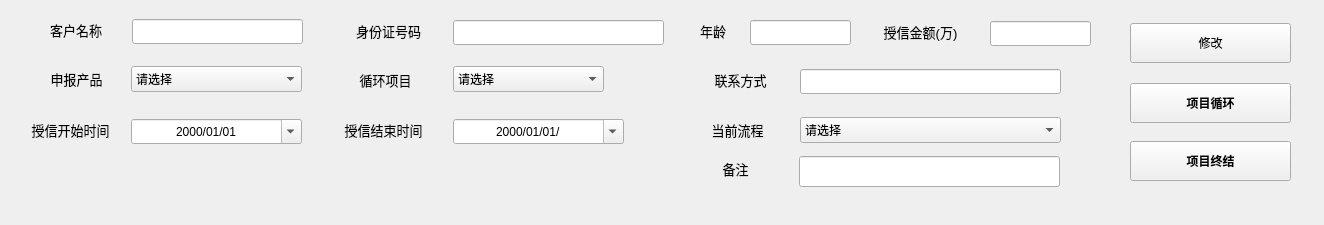
<?xml version="1.0" encoding="UTF-8"?>
<ui version="4.0">
 <class>aft_modify</class>
 <widget class="QWidget" name="aft_modify">
  <property name="geometry">
   <rect>
    <x>0</x>
    <y>0</y>
    <width>1324</width>
    <height>225</height>
   </rect>
  </property>
  <property name="windowTitle">
   <string>Form</string>
  </property>
  <widget class="QLineEdit" name="mod_id">
   <property name="geometry">
    <rect>
     <x>453</x>
     <y>20</y>
     <width>211</width>
     <height>25</height>
    </rect>
   </property>
  </widget>
  <widget class="QPushButton" name="pushButton">
   <property name="geometry">
    <rect>
     <x>1130</x>
     <y>23</y>
     <width>161</width>
     <height>40</height>
    </rect>
   </property>
   <property name="text">
    <string>修改</string>
   </property>
  </widget>
  <widget class="QComboBox" name="mod_applyproduct">
   <property name="geometry">
    <rect>
     <x>131</x>
     <y>66</y>
     <width>171</width>
     <height>26</height>
    </rect>
   </property>
   <item>
    <property name="text">
     <string>请选择</string>
    </property>
   </item>
   <item>
    <property name="text">
     <string>惠农担-粮食贷</string>
    </property>
   </item>
   <item>
    <property name="text">
     <string>惠农担-生猪贷</string>
    </property>
   </item>
   <item>
    <property name="text">
     <string>惠农担-茶叶贷</string>
    </property>
   </item>
   <item>
    <property name="text">
     <string>惠农担-油茶贷</string>
    </property>
   </item>
   <item>
    <property name="text">
     <string>惠农担-特色贷</string>
    </property>
   </item>
   <item>
    <property name="text">
     <string>惠农担-农机贴息贷</string>
    </property>
   </item>
  </widget>
  <widget class="QLabel" name="label_1">
   <property name="geometry">
    <rect>
     <x>42</x>
     <y>19</y>
     <width>68</width>
     <height>22</height>
    </rect>
   </property>
   <property name="text">
    <string>&lt;html&gt;&lt;head/&gt;&lt;body&gt;&lt;p&gt;&lt;span style=&quot; font-size:10pt;&quot;&gt;客户名称&lt;/span&gt;&lt;/p&gt;&lt;/body&gt;&lt;/html&gt;</string>
   </property>
   <property name="alignment">
    <set>Qt::AlignCenter</set>
   </property>
  </widget>
  <widget class="QLabel" name="label_9">
   <property name="geometry">
    <rect>
     <x>333</x>
     <y>119</y>
     <width>101</width>
     <height>22</height>
    </rect>
   </property>
   <property name="text">
    <string>&lt;html&gt;&lt;head/&gt;&lt;body&gt;&lt;p&gt;&lt;span style=&quot; font-size:10pt;&quot;&gt;授信结束时间&lt;/span&gt;&lt;/p&gt;&lt;/body&gt;&lt;/html&gt;</string>
   </property>
   <property name="alignment">
    <set>Qt::AlignCenter</set>
   </property>
  </widget>
  <widget class="QLineEdit" name="mod_applycr">
   <property name="geometry">
    <rect>
     <x>990</x>
     <y>21</y>
     <width>101</width>
     <height>25</height>
    </rect>
   </property>
  </widget>
  <widget class="QLabel" name="label_8">
   <property name="geometry">
    <rect>
     <x>20</x>
     <y>119</y>
     <width>101</width>
     <height>22</height>
    </rect>
   </property>
   <property name="text">
    <string>&lt;html&gt;&lt;head/&gt;&lt;body&gt;&lt;p&gt;&lt;span style=&quot; font-size:10pt;&quot;&gt;授信开始时间&lt;/span&gt;&lt;/p&gt;&lt;/body&gt;&lt;/html&gt;</string>
   </property>
   <property name="alignment">
    <set>Qt::AlignCenter</set>
   </property>
  </widget>
  <widget class="QLabel" name="label_11">
   <property name="geometry">
    <rect>
     <x>700</x>
     <y>158</y>
     <width>71</width>
     <height>22</height>
    </rect>
   </property>
   <property name="text">
    <string>&lt;html&gt;&lt;head/&gt;&lt;body&gt;&lt;p&gt;&lt;span style=&quot; font-size:10pt;&quot;&gt;备注&lt;/span&gt;&lt;/p&gt;&lt;/body&gt;&lt;/html&gt;</string>
   </property>
   <property name="alignment">
    <set>Qt::AlignCenter</set>
   </property>
  </widget>
  <widget class="QPushButton" name="pushButton_2">
   <property name="geometry">
    <rect>
     <x>1130</x>
     <y>83</y>
     <width>161</width>
     <height>40</height>
    </rect>
   </property>
   <property name="palette">
    <palette>
     <active>
      <colorrole role="WindowText">
       <brush brushstyle="SolidPattern">
        <color alpha="255">
         <red>0</red>
         <green>0</green>
         <blue>0</blue>
        </color>
       </brush>
      </colorrole>
      <colorrole role="Button">
       <brush brushstyle="SolidPattern">
        <color alpha="255">
         <red>240</red>
         <green>240</green>
         <blue>240</blue>
        </color>
       </brush>
      </colorrole>
      <colorrole role="Light">
       <brush brushstyle="SolidPattern">
        <color alpha="255">
         <red>255</red>
         <green>255</green>
         <blue>255</blue>
        </color>
       </brush>
      </colorrole>
      <colorrole role="Midlight">
       <brush brushstyle="SolidPattern">
        <color alpha="255">
         <red>227</red>
         <green>227</green>
         <blue>227</blue>
        </color>
       </brush>
      </colorrole>
      <colorrole role="Dark">
       <brush brushstyle="SolidPattern">
        <color alpha="255">
         <red>160</red>
         <green>160</green>
         <blue>160</blue>
        </color>
       </brush>
      </colorrole>
      <colorrole role="Mid">
       <brush brushstyle="SolidPattern">
        <color alpha="255">
         <red>160</red>
         <green>160</green>
         <blue>160</blue>
        </color>
       </brush>
      </colorrole>
      <colorrole role="Text">
       <brush brushstyle="SolidPattern">
        <color alpha="255">
         <red>0</red>
         <green>0</green>
         <blue>0</blue>
        </color>
       </brush>
      </colorrole>
      <colorrole role="BrightText">
       <brush brushstyle="SolidPattern">
        <color alpha="255">
         <red>255</red>
         <green>255</green>
         <blue>255</blue>
        </color>
       </brush>
      </colorrole>
      <colorrole role="ButtonText">
       <brush brushstyle="SolidPattern">
        <color alpha="255">
         <red>51</red>
         <green>187</green>
         <blue>255</blue>
        </color>
       </brush>
      </colorrole>
      <colorrole role="Base">
       <brush brushstyle="SolidPattern">
        <color alpha="255">
         <red>255</red>
         <green>255</green>
         <blue>255</blue>
        </color>
       </brush>
      </colorrole>
      <colorrole role="Window">
       <brush brushstyle="SolidPattern">
        <color alpha="255">
         <red>240</red>
         <green>240</green>
         <blue>240</blue>
        </color>
       </brush>
      </colorrole>
      <colorrole role="Shadow">
       <brush brushstyle="SolidPattern">
        <color alpha="255">
         <red>105</red>
         <green>105</green>
         <blue>105</blue>
        </color>
       </brush>
      </colorrole>
      <colorrole role="Highlight">
       <brush brushstyle="SolidPattern">
        <color alpha="255">
         <red>0</red>
         <green>120</green>
         <blue>215</blue>
        </color>
       </brush>
      </colorrole>
      <colorrole role="HighlightedText">
       <brush brushstyle="SolidPattern">
        <color alpha="255">
         <red>255</red>
         <green>255</green>
         <blue>255</blue>
        </color>
       </brush>
      </colorrole>
      <colorrole role="Link">
       <brush brushstyle="SolidPattern">
        <color alpha="255">
         <red>0</red>
         <green>0</green>
         <blue>255</blue>
        </color>
       </brush>
      </colorrole>
      <colorrole role="LinkVisited">
       <brush brushstyle="SolidPattern">
        <color alpha="255">
         <red>255</red>
         <green>0</green>
         <blue>255</blue>
        </color>
       </brush>
      </colorrole>
      <colorrole role="AlternateBase">
       <brush brushstyle="SolidPattern">
        <color alpha="255">
         <red>245</red>
         <green>245</green>
         <blue>245</blue>
        </color>
       </brush>
      </colorrole>
      <colorrole role="NoRole">
       <brush brushstyle="SolidPattern">
        <color alpha="255">
         <red>0</red>
         <green>0</green>
         <blue>0</blue>
        </color>
       </brush>
      </colorrole>
      <colorrole role="ToolTipBase">
       <brush brushstyle="SolidPattern">
        <color alpha="255">
         <red>255</red>
         <green>255</green>
         <blue>220</blue>
        </color>
       </brush>
      </colorrole>
      <colorrole role="ToolTipText">
       <brush brushstyle="SolidPattern">
        <color alpha="255">
         <red>0</red>
         <green>0</green>
         <blue>0</blue>
        </color>
       </brush>
      </colorrole>
      <colorrole role="PlaceholderText">
       <brush brushstyle="SolidPattern">
        <color alpha="128">
         <red>0</red>
         <green>0</green>
         <blue>0</blue>
        </color>
       </brush>
      </colorrole>
     </active>
     <inactive>
      <colorrole role="WindowText">
       <brush brushstyle="SolidPattern">
        <color alpha="255">
         <red>0</red>
         <green>0</green>
         <blue>0</blue>
        </color>
       </brush>
      </colorrole>
      <colorrole role="Button">
       <brush brushstyle="SolidPattern">
        <color alpha="255">
         <red>240</red>
         <green>240</green>
         <blue>240</blue>
        </color>
       </brush>
      </colorrole>
      <colorrole role="Light">
       <brush brushstyle="SolidPattern">
        <color alpha="255">
         <red>255</red>
         <green>255</green>
         <blue>255</blue>
        </color>
       </brush>
      </colorrole>
      <colorrole role="Midlight">
       <brush brushstyle="SolidPattern">
        <color alpha="255">
         <red>227</red>
         <green>227</green>
         <blue>227</blue>
        </color>
       </brush>
      </colorrole>
      <colorrole role="Dark">
       <brush brushstyle="SolidPattern">
        <color alpha="255">
         <red>160</red>
         <green>160</green>
         <blue>160</blue>
        </color>
       </brush>
      </colorrole>
      <colorrole role="Mid">
       <brush brushstyle="SolidPattern">
        <color alpha="255">
         <red>160</red>
         <green>160</green>
         <blue>160</blue>
        </color>
       </brush>
      </colorrole>
      <colorrole role="Text">
       <brush brushstyle="SolidPattern">
        <color alpha="255">
         <red>0</red>
         <green>0</green>
         <blue>0</blue>
        </color>
       </brush>
      </colorrole>
      <colorrole role="BrightText">
       <brush brushstyle="SolidPattern">
        <color alpha="255">
         <red>255</red>
         <green>255</green>
         <blue>255</blue>
        </color>
       </brush>
      </colorrole>
      <colorrole role="ButtonText">
       <brush brushstyle="SolidPattern">
        <color alpha="255">
         <red>0</red>
         <green>0</green>
         <blue>0</blue>
        </color>
       </brush>
      </colorrole>
      <colorrole role="Base">
       <brush brushstyle="SolidPattern">
        <color alpha="255">
         <red>255</red>
         <green>255</green>
         <blue>255</blue>
        </color>
       </brush>
      </colorrole>
      <colorrole role="Window">
       <brush brushstyle="SolidPattern">
        <color alpha="255">
         <red>240</red>
         <green>240</green>
         <blue>240</blue>
        </color>
       </brush>
      </colorrole>
      <colorrole role="Shadow">
       <brush brushstyle="SolidPattern">
        <color alpha="255">
         <red>105</red>
         <green>105</green>
         <blue>105</blue>
        </color>
       </brush>
      </colorrole>
      <colorrole role="Highlight">
       <brush brushstyle="SolidPattern">
        <color alpha="255">
         <red>240</red>
         <green>240</green>
         <blue>240</blue>
        </color>
       </brush>
      </colorrole>
      <colorrole role="HighlightedText">
       <brush brushstyle="SolidPattern">
        <color alpha="255">
         <red>0</red>
         <green>0</green>
         <blue>0</blue>
        </color>
       </brush>
      </colorrole>
      <colorrole role="Link">
       <brush brushstyle="SolidPattern">
        <color alpha="255">
         <red>0</red>
         <green>0</green>
         <blue>255</blue>
        </color>
       </brush>
      </colorrole>
      <colorrole role="LinkVisited">
       <brush brushstyle="SolidPattern">
        <color alpha="255">
         <red>255</red>
         <green>0</green>
         <blue>255</blue>
        </color>
       </brush>
      </colorrole>
      <colorrole role="AlternateBase">
       <brush brushstyle="SolidPattern">
        <color alpha="255">
         <red>245</red>
         <green>245</green>
         <blue>245</blue>
        </color>
       </brush>
      </colorrole>
      <colorrole role="NoRole">
       <brush brushstyle="NoBrush">
        <color alpha="255">
         <red>0</red>
         <green>0</green>
         <blue>0</blue>
        </color>
       </brush>
      </colorrole>
      <colorrole role="ToolTipBase">
       <brush brushstyle="SolidPattern">
        <color alpha="255">
         <red>255</red>
         <green>255</green>
         <blue>220</blue>
        </color>
       </brush>
      </colorrole>
      <colorrole role="ToolTipText">
       <brush brushstyle="SolidPattern">
        <color alpha="255">
         <red>0</red>
         <green>0</green>
         <blue>0</blue>
        </color>
       </brush>
      </colorrole>
      <colorrole role="PlaceholderText">
       <brush brushstyle="SolidPattern">
        <color alpha="128">
         <red>0</red>
         <green>0</green>
         <blue>0</blue>
        </color>
       </brush>
      </colorrole>
     </inactive>
     <disabled>
      <colorrole role="WindowText">
       <brush brushstyle="SolidPattern">
        <color alpha="255">
         <red>120</red>
         <green>120</green>
         <blue>120</blue>
        </color>
       </brush>
      </colorrole>
      <colorrole role="Button">
       <brush brushstyle="SolidPattern">
        <color alpha="255">
         <red>240</red>
         <green>240</green>
         <blue>240</blue>
        </color>
       </brush>
      </colorrole>
      <colorrole role="Light">
       <brush brushstyle="SolidPattern">
        <color alpha="255">
         <red>255</red>
         <green>255</green>
         <blue>255</blue>
        </color>
       </brush>
      </colorrole>
      <colorrole role="Midlight">
       <brush brushstyle="SolidPattern">
        <color alpha="255">
         <red>247</red>
         <green>247</green>
         <blue>247</blue>
        </color>
       </brush>
      </colorrole>
      <colorrole role="Dark">
       <brush brushstyle="SolidPattern">
        <color alpha="255">
         <red>160</red>
         <green>160</green>
         <blue>160</blue>
        </color>
       </brush>
      </colorrole>
      <colorrole role="Mid">
       <brush brushstyle="SolidPattern">
        <color alpha="255">
         <red>160</red>
         <green>160</green>
         <blue>160</blue>
        </color>
       </brush>
      </colorrole>
      <colorrole role="Text">
       <brush brushstyle="SolidPattern">
        <color alpha="255">
         <red>120</red>
         <green>120</green>
         <blue>120</blue>
        </color>
       </brush>
      </colorrole>
      <colorrole role="BrightText">
       <brush brushstyle="SolidPattern">
        <color alpha="255">
         <red>255</red>
         <green>255</green>
         <blue>255</blue>
        </color>
       </brush>
      </colorrole>
      <colorrole role="ButtonText">
       <brush brushstyle="SolidPattern">
        <color alpha="255">
         <red>120</red>
         <green>120</green>
         <blue>120</blue>
        </color>
       </brush>
      </colorrole>
      <colorrole role="Base">
       <brush brushstyle="SolidPattern">
        <color alpha="255">
         <red>240</red>
         <green>240</green>
         <blue>240</blue>
        </color>
       </brush>
      </colorrole>
      <colorrole role="Window">
       <brush brushstyle="SolidPattern">
        <color alpha="255">
         <red>240</red>
         <green>240</green>
         <blue>240</blue>
        </color>
       </brush>
      </colorrole>
      <colorrole role="Shadow">
       <brush brushstyle="SolidPattern">
        <color alpha="255">
         <red>0</red>
         <green>0</green>
         <blue>0</blue>
        </color>
       </brush>
      </colorrole>
      <colorrole role="Highlight">
       <brush brushstyle="SolidPattern">
        <color alpha="255">
         <red>0</red>
         <green>120</green>
         <blue>215</blue>
        </color>
       </brush>
      </colorrole>
      <colorrole role="HighlightedText">
       <brush brushstyle="SolidPattern">
        <color alpha="255">
         <red>255</red>
         <green>255</green>
         <blue>255</blue>
        </color>
       </brush>
      </colorrole>
      <colorrole role="Link">
       <brush brushstyle="SolidPattern">
        <color alpha="255">
         <red>0</red>
         <green>0</green>
         <blue>255</blue>
        </color>
       </brush>
      </colorrole>
      <colorrole role="LinkVisited">
       <brush brushstyle="SolidPattern">
        <color alpha="255">
         <red>255</red>
         <green>0</green>
         <blue>255</blue>
        </color>
       </brush>
      </colorrole>
      <colorrole role="AlternateBase">
       <brush brushstyle="SolidPattern">
        <color alpha="255">
         <red>245</red>
         <green>245</green>
         <blue>245</blue>
        </color>
       </brush>
      </colorrole>
      <colorrole role="NoRole">
       <brush brushstyle="NoBrush">
        <color alpha="255">
         <red>0</red>
         <green>0</green>
         <blue>0</blue>
        </color>
       </brush>
      </colorrole>
      <colorrole role="ToolTipBase">
       <brush brushstyle="SolidPattern">
        <color alpha="255">
         <red>255</red>
         <green>255</green>
         <blue>220</blue>
        </color>
       </brush>
      </colorrole>
      <colorrole role="ToolTipText">
       <brush brushstyle="SolidPattern">
        <color alpha="255">
         <red>0</red>
         <green>0</green>
         <blue>0</blue>
        </color>
       </brush>
      </colorrole>
      <colorrole role="PlaceholderText">
       <brush brushstyle="SolidPattern">
        <color alpha="128">
         <red>0</red>
         <green>0</green>
         <blue>0</blue>
        </color>
       </brush>
      </colorrole>
     </disabled>
    </palette>
   </property>
   <property name="font">
    <font>
     <bold>true</bold>
    </font>
   </property>
   <property name="text">
    <string>项目循环</string>
   </property>
  </widget>
  <widget class="QComboBox" name="mod_loopitem">
   <property name="geometry">
    <rect>
     <x>453</x>
     <y>66</y>
     <width>151</width>
     <height>26</height>
    </rect>
   </property>
   <item>
    <property name="text">
     <string>请选择</string>
    </property>
   </item>
   <item>
    <property name="text">
     <string>是</string>
    </property>
   </item>
   <item>
    <property name="text">
     <string>否</string>
    </property>
   </item>
  </widget>
  <widget class="QLabel" name="label_10">
   <property name="geometry">
    <rect>
     <x>702</x>
     <y>119</y>
     <width>71</width>
     <height>22</height>
    </rect>
   </property>
   <property name="text">
    <string>&lt;html&gt;&lt;head/&gt;&lt;body&gt;&lt;p&gt;&lt;span style=&quot; font-size:10pt;&quot;&gt;当前流程&lt;/span&gt;&lt;/p&gt;&lt;/body&gt;&lt;/html&gt;</string>
   </property>
   <property name="alignment">
    <set>Qt::AlignCenter</set>
   </property>
  </widget>
  <widget class="QLabel" name="label_2">
   <property name="geometry">
    <rect>
     <x>346</x>
     <y>20</y>
     <width>85</width>
     <height>22</height>
    </rect>
   </property>
   <property name="text">
    <string>&lt;html&gt;&lt;head/&gt;&lt;body&gt;&lt;p&gt;&lt;span style=&quot; font-size:10pt;&quot;&gt;身份证号码&lt;/span&gt;&lt;/p&gt;&lt;/body&gt;&lt;/html&gt;</string>
   </property>
   <property name="alignment">
    <set>Qt::AlignCenter</set>
   </property>
  </widget>
  <widget class="QDateEdit" name="mod_sxstarttime">
   <property name="geometry">
    <rect>
     <x>131</x>
     <y>119</y>
     <width>171</width>
     <height>25</height>
    </rect>
   </property>
   <property name="alignment">
    <set>Qt::AlignCenter</set>
   </property>
   <property name="displayFormat">
    <string>yyyy/MM/dd</string>
   </property>
   <property name="calendarPopup">
    <bool>true</bool>
   </property>
   <property name="timeSpec">
    <enum>Qt::LocalTime</enum>
   </property>
  </widget>
  <widget class="QLabel" name="label_3">
   <property name="geometry">
    <rect>
     <x>696</x>
     <y>20</y>
     <width>34</width>
     <height>22</height>
    </rect>
   </property>
   <property name="text">
    <string>&lt;html&gt;&lt;head/&gt;&lt;body&gt;&lt;p&gt;&lt;span style=&quot; font-size:10pt;&quot;&gt;年龄&lt;/span&gt;&lt;/p&gt;&lt;/body&gt;&lt;/html&gt;</string>
   </property>
   <property name="alignment">
    <set>Qt::AlignCenter</set>
   </property>
  </widget>
  <widget class="QComboBox" name="mod_process">
   <property name="geometry">
    <rect>
     <x>800</x>
     <y>117</y>
     <width>261</width>
     <height>26</height>
    </rect>
   </property>
   <item>
    <property name="text">
     <string>请选择</string>
    </property>
   </item>
   <item>
    <property name="text">
     <string>B类资料归档</string>
    </property>
   </item>
   <item>
    <property name="text">
     <string>项目在保</string>
    </property>
   </item>
   <item>
    <property name="text">
     <string>项目解保</string>
    </property>
   </item>
  </widget>
  <widget class="QLineEdit" name="mod_name">
   <property name="geometry">
    <rect>
     <x>132</x>
     <y>19</y>
     <width>171</width>
     <height>25</height>
    </rect>
   </property>
  </widget>
  <widget class="QLineEdit" name="mod_cpnumber">
   <property name="geometry">
    <rect>
     <x>800</x>
     <y>69</y>
     <width>261</width>
     <height>25</height>
    </rect>
   </property>
  </widget>
  <widget class="QDateEdit" name="mod_sxendtime">
   <property name="geometry">
    <rect>
     <x>453</x>
     <y>119</y>
     <width>171</width>
     <height>25</height>
    </rect>
   </property>
   <property name="alignment">
    <set>Qt::AlignCenter</set>
   </property>
   <property name="displayFormat">
    <string>yyyy/MM/dd/</string>
   </property>
   <property name="calendarPopup">
    <bool>true</bool>
   </property>
   <property name="timeSpec">
    <enum>Qt::LocalTime</enum>
   </property>
  </widget>
  <widget class="QLabel" name="label_7">
   <property name="geometry">
    <rect>
     <x>690</x>
     <y>69</y>
     <width>101</width>
     <height>22</height>
    </rect>
   </property>
   <property name="text">
    <string>&lt;html&gt;&lt;head/&gt;&lt;body&gt;&lt;p&gt;&lt;span style=&quot; font-size:10pt;&quot;&gt;联系方式&lt;/span&gt;&lt;/p&gt;&lt;/body&gt;&lt;/html&gt;</string>
   </property>
   <property name="alignment">
    <set>Qt::AlignCenter</set>
   </property>
  </widget>
  <widget class="QLabel" name="label_4">
   <property name="geometry">
    <rect>
     <x>870</x>
     <y>21</y>
     <width>101</width>
     <height>22</height>
    </rect>
   </property>
   <property name="text">
    <string>&lt;html&gt;&lt;head/&gt;&lt;body&gt;&lt;p&gt;&lt;span style=&quot; font-size:10pt;&quot;&gt;授信金额(万)&lt;/span&gt;&lt;/p&gt;&lt;/body&gt;&lt;/html&gt;</string>
   </property>
   <property name="alignment">
    <set>Qt::AlignCenter</set>
   </property>
  </widget>
  <widget class="QLabel" name="label_5">
   <property name="geometry">
    <rect>
     <x>41</x>
     <y>68</y>
     <width>71</width>
     <height>22</height>
    </rect>
   </property>
   <property name="text">
    <string>&lt;html&gt;&lt;head/&gt;&lt;body&gt;&lt;p&gt;&lt;span style=&quot; font-size:10pt;&quot;&gt;申报产品&lt;/span&gt;&lt;/p&gt;&lt;/body&gt;&lt;/html&gt;</string>
   </property>
   <property name="alignment">
    <set>Qt::AlignCenter</set>
   </property>
  </widget>
  <widget class="QLineEdit" name="mod_comments">
   <property name="geometry">
    <rect>
     <x>799</x>
     <y>156</y>
     <width>261</width>
     <height>31</height>
    </rect>
   </property>
  </widget>
  <widget class="QLabel" name="label_6">
   <property name="geometry">
    <rect>
     <x>350</x>
     <y>69</y>
     <width>71</width>
     <height>22</height>
    </rect>
   </property>
   <property name="text">
    <string>&lt;html&gt;&lt;head/&gt;&lt;body&gt;&lt;p&gt;&lt;span style=&quot; font-size:10pt;&quot;&gt;循环项目&lt;/span&gt;&lt;/p&gt;&lt;/body&gt;&lt;/html&gt;</string>
   </property>
   <property name="alignment">
    <set>Qt::AlignCenter</set>
   </property>
  </widget>
  <widget class="QLineEdit" name="mod_age">
   <property name="enabled">
    <bool>true</bool>
   </property>
   <property name="geometry">
    <rect>
     <x>750</x>
     <y>20</y>
     <width>101</width>
     <height>25</height>
    </rect>
   </property>
   <property name="readOnly">
    <bool>true</bool>
   </property>
  </widget>
  <widget class="QPushButton" name="pushButton_3">
   <property name="geometry">
    <rect>
     <x>1130</x>
     <y>141</y>
     <width>161</width>
     <height>40</height>
    </rect>
   </property>
   <property name="palette">
    <palette>
     <active>
      <colorrole role="WindowText">
       <brush brushstyle="SolidPattern">
        <color alpha="255">
         <red>0</red>
         <green>0</green>
         <blue>0</blue>
        </color>
       </brush>
      </colorrole>
      <colorrole role="Button">
       <brush brushstyle="SolidPattern">
        <color alpha="255">
         <red>240</red>
         <green>240</green>
         <blue>240</blue>
        </color>
       </brush>
      </colorrole>
      <colorrole role="Light">
       <brush brushstyle="SolidPattern">
        <color alpha="255">
         <red>255</red>
         <green>255</green>
         <blue>255</blue>
        </color>
       </brush>
      </colorrole>
      <colorrole role="Midlight">
       <brush brushstyle="SolidPattern">
        <color alpha="255">
         <red>227</red>
         <green>227</green>
         <blue>227</blue>
        </color>
       </brush>
      </colorrole>
      <colorrole role="Dark">
       <brush brushstyle="SolidPattern">
        <color alpha="255">
         <red>160</red>
         <green>160</green>
         <blue>160</blue>
        </color>
       </brush>
      </colorrole>
      <colorrole role="Mid">
       <brush brushstyle="SolidPattern">
        <color alpha="255">
         <red>160</red>
         <green>160</green>
         <blue>160</blue>
        </color>
       </brush>
      </colorrole>
      <colorrole role="Text">
       <brush brushstyle="SolidPattern">
        <color alpha="255">
         <red>0</red>
         <green>0</green>
         <blue>0</blue>
        </color>
       </brush>
      </colorrole>
      <colorrole role="BrightText">
       <brush brushstyle="SolidPattern">
        <color alpha="255">
         <red>255</red>
         <green>255</green>
         <blue>255</blue>
        </color>
       </brush>
      </colorrole>
      <colorrole role="ButtonText">
       <brush brushstyle="SolidPattern">
        <color alpha="255">
         <red>255</red>
         <green>0</green>
         <blue>4</blue>
        </color>
       </brush>
      </colorrole>
      <colorrole role="Base">
       <brush brushstyle="SolidPattern">
        <color alpha="255">
         <red>255</red>
         <green>255</green>
         <blue>255</blue>
        </color>
       </brush>
      </colorrole>
      <colorrole role="Window">
       <brush brushstyle="SolidPattern">
        <color alpha="255">
         <red>240</red>
         <green>240</green>
         <blue>240</blue>
        </color>
       </brush>
      </colorrole>
      <colorrole role="Shadow">
       <brush brushstyle="SolidPattern">
        <color alpha="255">
         <red>105</red>
         <green>105</green>
         <blue>105</blue>
        </color>
       </brush>
      </colorrole>
      <colorrole role="Highlight">
       <brush brushstyle="SolidPattern">
        <color alpha="255">
         <red>0</red>
         <green>120</green>
         <blue>215</blue>
        </color>
       </brush>
      </colorrole>
      <colorrole role="HighlightedText">
       <brush brushstyle="SolidPattern">
        <color alpha="255">
         <red>255</red>
         <green>255</green>
         <blue>255</blue>
        </color>
       </brush>
      </colorrole>
      <colorrole role="Link">
       <brush brushstyle="SolidPattern">
        <color alpha="255">
         <red>0</red>
         <green>0</green>
         <blue>255</blue>
        </color>
       </brush>
      </colorrole>
      <colorrole role="LinkVisited">
       <brush brushstyle="SolidPattern">
        <color alpha="255">
         <red>255</red>
         <green>0</green>
         <blue>255</blue>
        </color>
       </brush>
      </colorrole>
      <colorrole role="AlternateBase">
       <brush brushstyle="SolidPattern">
        <color alpha="255">
         <red>245</red>
         <green>245</green>
         <blue>245</blue>
        </color>
       </brush>
      </colorrole>
      <colorrole role="NoRole">
       <brush brushstyle="SolidPattern">
        <color alpha="255">
         <red>0</red>
         <green>0</green>
         <blue>0</blue>
        </color>
       </brush>
      </colorrole>
      <colorrole role="ToolTipBase">
       <brush brushstyle="SolidPattern">
        <color alpha="255">
         <red>255</red>
         <green>255</green>
         <blue>220</blue>
        </color>
       </brush>
      </colorrole>
      <colorrole role="ToolTipText">
       <brush brushstyle="SolidPattern">
        <color alpha="255">
         <red>0</red>
         <green>0</green>
         <blue>0</blue>
        </color>
       </brush>
      </colorrole>
      <colorrole role="PlaceholderText">
       <brush brushstyle="SolidPattern">
        <color alpha="128">
         <red>0</red>
         <green>0</green>
         <blue>0</blue>
        </color>
       </brush>
      </colorrole>
     </active>
     <inactive>
      <colorrole role="WindowText">
       <brush brushstyle="SolidPattern">
        <color alpha="255">
         <red>0</red>
         <green>0</green>
         <blue>0</blue>
        </color>
       </brush>
      </colorrole>
      <colorrole role="Button">
       <brush brushstyle="SolidPattern">
        <color alpha="255">
         <red>240</red>
         <green>240</green>
         <blue>240</blue>
        </color>
       </brush>
      </colorrole>
      <colorrole role="Light">
       <brush brushstyle="SolidPattern">
        <color alpha="255">
         <red>255</red>
         <green>255</green>
         <blue>255</blue>
        </color>
       </brush>
      </colorrole>
      <colorrole role="Midlight">
       <brush brushstyle="SolidPattern">
        <color alpha="255">
         <red>227</red>
         <green>227</green>
         <blue>227</blue>
        </color>
       </brush>
      </colorrole>
      <colorrole role="Dark">
       <brush brushstyle="SolidPattern">
        <color alpha="255">
         <red>160</red>
         <green>160</green>
         <blue>160</blue>
        </color>
       </brush>
      </colorrole>
      <colorrole role="Mid">
       <brush brushstyle="SolidPattern">
        <color alpha="255">
         <red>160</red>
         <green>160</green>
         <blue>160</blue>
        </color>
       </brush>
      </colorrole>
      <colorrole role="Text">
       <brush brushstyle="SolidPattern">
        <color alpha="255">
         <red>0</red>
         <green>0</green>
         <blue>0</blue>
        </color>
       </brush>
      </colorrole>
      <colorrole role="BrightText">
       <brush brushstyle="SolidPattern">
        <color alpha="255">
         <red>255</red>
         <green>255</green>
         <blue>255</blue>
        </color>
       </brush>
      </colorrole>
      <colorrole role="ButtonText">
       <brush brushstyle="SolidPattern">
        <color alpha="255">
         <red>0</red>
         <green>0</green>
         <blue>0</blue>
        </color>
       </brush>
      </colorrole>
      <colorrole role="Base">
       <brush brushstyle="SolidPattern">
        <color alpha="255">
         <red>255</red>
         <green>255</green>
         <blue>255</blue>
        </color>
       </brush>
      </colorrole>
      <colorrole role="Window">
       <brush brushstyle="SolidPattern">
        <color alpha="255">
         <red>240</red>
         <green>240</green>
         <blue>240</blue>
        </color>
       </brush>
      </colorrole>
      <colorrole role="Shadow">
       <brush brushstyle="SolidPattern">
        <color alpha="255">
         <red>105</red>
         <green>105</green>
         <blue>105</blue>
        </color>
       </brush>
      </colorrole>
      <colorrole role="Highlight">
       <brush brushstyle="SolidPattern">
        <color alpha="255">
         <red>240</red>
         <green>240</green>
         <blue>240</blue>
        </color>
       </brush>
      </colorrole>
      <colorrole role="HighlightedText">
       <brush brushstyle="SolidPattern">
        <color alpha="255">
         <red>0</red>
         <green>0</green>
         <blue>0</blue>
        </color>
       </brush>
      </colorrole>
      <colorrole role="Link">
       <brush brushstyle="SolidPattern">
        <color alpha="255">
         <red>0</red>
         <green>0</green>
         <blue>255</blue>
        </color>
       </brush>
      </colorrole>
      <colorrole role="LinkVisited">
       <brush brushstyle="SolidPattern">
        <color alpha="255">
         <red>255</red>
         <green>0</green>
         <blue>255</blue>
        </color>
       </brush>
      </colorrole>
      <colorrole role="AlternateBase">
       <brush brushstyle="SolidPattern">
        <color alpha="255">
         <red>245</red>
         <green>245</green>
         <blue>245</blue>
        </color>
       </brush>
      </colorrole>
      <colorrole role="NoRole">
       <brush brushstyle="NoBrush">
        <color alpha="255">
         <red>0</red>
         <green>0</green>
         <blue>0</blue>
        </color>
       </brush>
      </colorrole>
      <colorrole role="ToolTipBase">
       <brush brushstyle="SolidPattern">
        <color alpha="255">
         <red>255</red>
         <green>255</green>
         <blue>220</blue>
        </color>
       </brush>
      </colorrole>
      <colorrole role="ToolTipText">
       <brush brushstyle="SolidPattern">
        <color alpha="255">
         <red>0</red>
         <green>0</green>
         <blue>0</blue>
        </color>
       </brush>
      </colorrole>
      <colorrole role="PlaceholderText">
       <brush brushstyle="SolidPattern">
        <color alpha="128">
         <red>0</red>
         <green>0</green>
         <blue>0</blue>
        </color>
       </brush>
      </colorrole>
     </inactive>
     <disabled>
      <colorrole role="WindowText">
       <brush brushstyle="SolidPattern">
        <color alpha="255">
         <red>120</red>
         <green>120</green>
         <blue>120</blue>
        </color>
       </brush>
      </colorrole>
      <colorrole role="Button">
       <brush brushstyle="SolidPattern">
        <color alpha="255">
         <red>240</red>
         <green>240</green>
         <blue>240</blue>
        </color>
       </brush>
      </colorrole>
      <colorrole role="Light">
       <brush brushstyle="SolidPattern">
        <color alpha="255">
         <red>255</red>
         <green>255</green>
         <blue>255</blue>
        </color>
       </brush>
      </colorrole>
      <colorrole role="Midlight">
       <brush brushstyle="SolidPattern">
        <color alpha="255">
         <red>247</red>
         <green>247</green>
         <blue>247</blue>
        </color>
       </brush>
      </colorrole>
      <colorrole role="Dark">
       <brush brushstyle="SolidPattern">
        <color alpha="255">
         <red>160</red>
         <green>160</green>
         <blue>160</blue>
        </color>
       </brush>
      </colorrole>
      <colorrole role="Mid">
       <brush brushstyle="SolidPattern">
        <color alpha="255">
         <red>160</red>
         <green>160</green>
         <blue>160</blue>
        </color>
       </brush>
      </colorrole>
      <colorrole role="Text">
       <brush brushstyle="SolidPattern">
        <color alpha="255">
         <red>120</red>
         <green>120</green>
         <blue>120</blue>
        </color>
       </brush>
      </colorrole>
      <colorrole role="BrightText">
       <brush brushstyle="SolidPattern">
        <color alpha="255">
         <red>255</red>
         <green>255</green>
         <blue>255</blue>
        </color>
       </brush>
      </colorrole>
      <colorrole role="ButtonText">
       <brush brushstyle="SolidPattern">
        <color alpha="255">
         <red>120</red>
         <green>120</green>
         <blue>120</blue>
        </color>
       </brush>
      </colorrole>
      <colorrole role="Base">
       <brush brushstyle="SolidPattern">
        <color alpha="255">
         <red>240</red>
         <green>240</green>
         <blue>240</blue>
        </color>
       </brush>
      </colorrole>
      <colorrole role="Window">
       <brush brushstyle="SolidPattern">
        <color alpha="255">
         <red>240</red>
         <green>240</green>
         <blue>240</blue>
        </color>
       </brush>
      </colorrole>
      <colorrole role="Shadow">
       <brush brushstyle="SolidPattern">
        <color alpha="255">
         <red>0</red>
         <green>0</green>
         <blue>0</blue>
        </color>
       </brush>
      </colorrole>
      <colorrole role="Highlight">
       <brush brushstyle="SolidPattern">
        <color alpha="255">
         <red>0</red>
         <green>120</green>
         <blue>215</blue>
        </color>
       </brush>
      </colorrole>
      <colorrole role="HighlightedText">
       <brush brushstyle="SolidPattern">
        <color alpha="255">
         <red>255</red>
         <green>255</green>
         <blue>255</blue>
        </color>
       </brush>
      </colorrole>
      <colorrole role="Link">
       <brush brushstyle="SolidPattern">
        <color alpha="255">
         <red>0</red>
         <green>0</green>
         <blue>255</blue>
        </color>
       </brush>
      </colorrole>
      <colorrole role="LinkVisited">
       <brush brushstyle="SolidPattern">
        <color alpha="255">
         <red>255</red>
         <green>0</green>
         <blue>255</blue>
        </color>
       </brush>
      </colorrole>
      <colorrole role="AlternateBase">
       <brush brushstyle="SolidPattern">
        <color alpha="255">
         <red>245</red>
         <green>245</green>
         <blue>245</blue>
        </color>
       </brush>
      </colorrole>
      <colorrole role="NoRole">
       <brush brushstyle="NoBrush">
        <color alpha="255">
         <red>0</red>
         <green>0</green>
         <blue>0</blue>
        </color>
       </brush>
      </colorrole>
      <colorrole role="ToolTipBase">
       <brush brushstyle="SolidPattern">
        <color alpha="255">
         <red>255</red>
         <green>255</green>
         <blue>220</blue>
        </color>
       </brush>
      </colorrole>
      <colorrole role="ToolTipText">
       <brush brushstyle="SolidPattern">
        <color alpha="255">
         <red>0</red>
         <green>0</green>
         <blue>0</blue>
        </color>
       </brush>
      </colorrole>
      <colorrole role="PlaceholderText">
       <brush brushstyle="SolidPattern">
        <color alpha="128">
         <red>0</red>
         <green>0</green>
         <blue>0</blue>
        </color>
       </brush>
      </colorrole>
     </disabled>
    </palette>
   </property>
   <property name="font">
    <font>
     <bold>true</bold>
    </font>
   </property>
   <property name="text">
    <string>项目终结</string>
   </property>
  </widget>
 </widget>
 <resources/>
 <connections/>
</ui>
